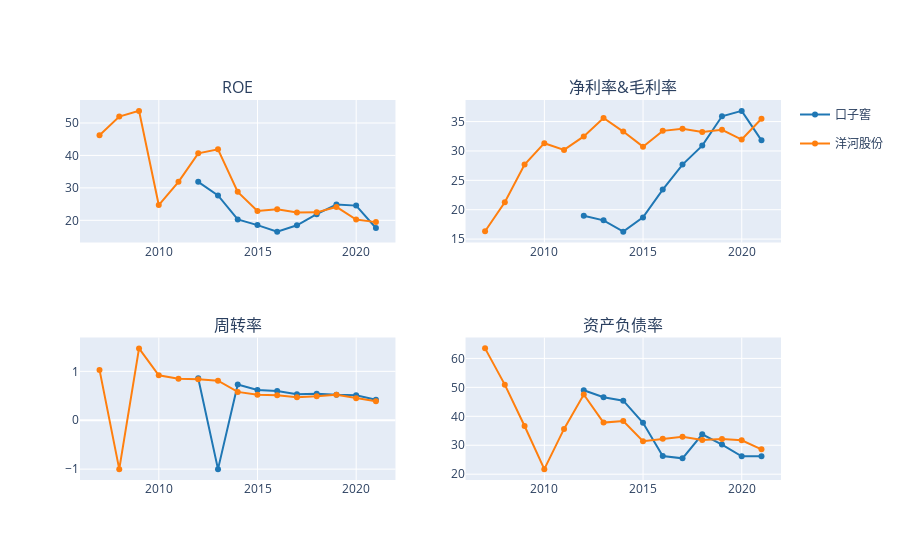

Notebook code for this chart:
### Markdown cell above
## 杜邦分析

### Code cell
fig = make_subplots(2,2, subplot_titles=['ROE','净利率&毛利率','周转率','资产负债率'])

for i,k in enumerate(data_dfs.keys()):
    line_ = dict(color=DEFAULT_PLOTLY_COLORS[i])
    data_df = data_dfs[k]
    
    fig.append_trace(go.Scatter(x=data_df.index, y=data_df.roe,name=k,line=line_,legendgroup=k),1,1)
    fig.append_trace(go.Scatter(x=data_df.index, y=data_df.netprofit_margin,name=k,line=line_,legendgroup=k, showlegend=False),1,2)
    fig.append_trace(go.Scatter(x=data_df.index, y=data_df.assets_turn,name=k,line=line_,legendgroup=k, showlegend=False),2,1)
    fig.append_trace(go.Scatter(x=data_df.index, y=data_df.debt_to_assets,name=k,line=line_,legendgroup=k, showlegend=False),2,2)
    
fig.show()

### Figure 1 — Plotly figure (JSON) as saved in the notebook; plotly's stock layout.template omitted (floating-point values rounded to 4 significant figures)
{"data": [{"legendgroup": "口子窖", "line": {"color": "rgb(31, 119, 180)"}, "name": "口子窖", "type": "scatter", "x": ["2020-12-31", "2019-12-31", "2018-12-31", "2017-12-31", "2016-12-31", "2015-12-31", "2014-12-31", "2013-12-31", "2012-12-31", "2011-12-31"], "xaxis": "x", "y": [17.62, 24.53, 24.85, 21.9, 18.47, 16.51, 18.52, 20.27, 27.68, 31.85], "yaxis": "y"}, {"legendgroup": "口子窖", "line": {"color": "rgb(31, 119, 180)"}, "name": "口子窖", "showlegend": false, "type": "scatter", "x": ["2020-12-31", "2019-12-31", "2018-12-31", "2017-12-31", "2016-12-31", "2015-12-31", "2014-12-31", "2013-12-31", "2012-12-31", "2011-12-31"], "xaxis": "x2", "y": [31.8, 36.82, 35.9, 30.91, 27.68, 23.43, 18.69, 16.27, 18.19, 18.96], "yaxis": "y2"}, {"legendgroup": "口子窖", "line": {"color": "rgb(31, 119, 180)"}, "name": "口子窖", "showlegend": false, "type": "scatter", "x": ["2020-12-31", "2019-12-31", "2018-12-31", "2017-12-31", "2016-12-31", "2015-12-31", "2014-12-31", "2013-12-31", "2012-12-31", "2011-12-31"], "xaxis": "x3", "y": [0.42, 0.51, 0.52, 0.54, 0.53, 0.6, 0.62, 0.73, -1, 0.86], "yaxis": "y3"}, {"legendgroup": "口子窖", "line": {"color": "rgb(31, 119, 180)"}, "name": "口子窖", "showlegend": false, "type": "scatter", "x": ["2020-12-31", "2019-12-31", "2018-12-31", "2017-12-31", "2016-12-31", "2015-12-31", "2014-12-31", "2013-12-31", "2012-12-31", "2011-12-31"], "xaxis": "x4", "y": [26.19, 26.2, 30.25, 33.76, 25.47, 26.3, 37.76, 45.39, 46.58, 49], "yaxis": "y4"}, {"legendgroup": "洋河股份", "line": {"color": "rgb(255, 127, 14)"}, "name": "洋河股份", "type": "scatter", "x": ["2020-12-31", "2019-12-31", "2018-12-31", "2017-12-31", "2016-12-31", "2015-12-31", "2014-12-31", "2013-12-31", "2012-12-31", "2011-12-31", "2010-12-31", "2009-12-31", "2008-12-31", "2007-12-31", "2006-12-31"], "xaxis": "x", "y": [19.44, 20.22, 24.12, 22.45, 22.37, 23.39, 22.85, 28.77, 41.88, 40.65, 31.86, 24.7, 53.73, 51.99, 46.2], "yaxis": "y"}, {"legendgroup": "洋河股份", "line": {"color": "rgb(255, 127, 14)"}, "name": "洋河股份", "showlegend": false, "type": "scatter", "x": ["2020-12-31", "2019-12-31", "2018-12-31", "2017-12-31", "2016-12-31", "2015-12-31", "2014-12-31", "2013-12-31", "2012-12-31", "2011-12-31", "2010-12-31", "2009-12-31", "2008-12-31", "2007-12-31", "2006-12-31"], "xaxis": "x2", "y": [35.47, 31.94, 33.59, 33.23, 33.78, 33.42, 30.73, 33.3, 35.62, 32.47, 30.17, 31.32, 27.7, 21.27, 16.33], "yaxis": "y2"}, {"legendgroup": "洋河股份", "line": {"color": "rgb(255, 127, 14)"}, "name": "洋河股份", "showlegend": false, "type": "scatter", "x": ["2020-12-31", "2019-12-31", "2018-12-31", "2017-12-31", "2016-12-31", "2015-12-31", "2014-12-31", "2013-12-31", "2012-12-31", "2011-12-31", "2010-12-31", "2009-12-31", "2008-12-31", "2007-12-31", "2006-12-31"], "xaxis": "x3", "y": [0.39, 0.45, 0.52, 0.49, 0.47, 0.51, 0.52, 0.58, 0.81, 0.84, 0.85, 0.92, 1.47, -1, 1.03], "yaxis": "y3"}, {"legendgroup": "洋河股份", "line": {"color": "rgb(255, 127, 14)"}, "name": "洋河股份", "showlegend": false, "type": "scatter", "x": ["2020-12-31", "2019-12-31", "2018-12-31", "2017-12-31", "2016-12-31", "2015-12-31", "2014-12-31", "2013-12-31", "2012-12-31", "2011-12-31", "2010-12-31", "2009-12-31", "2008-12-31", "2007-12-31", "2006-12-31"], "xaxis": "x4", "y": [28.58, 31.73, 32.16, 31.82, 32.9, 32.25, 31.4, 38.35, 37.82, 47.53, 35.65, 21.75, 36.65, 50.94, 63.47], "yaxis": "y4"}], "layout": {"annotations": [{"font": {"size": 16}, "showarrow": false, "text": "ROE", "x": 0.225, "xanchor": "center", "xref": "paper", "y": 1, "yanchor": "bottom", "yref": "paper"}, {"font": {"size": 16}, "showarrow": false, "text": "净利率&毛利率", "x": 0.775, "xanchor": "center", "xref": "paper", "y": 1, "yanchor": "bottom", "yref": "paper"}, {"font": {"size": 16}, "showarrow": false, "text": "周转率", "x": 0.225, "xanchor": "center", "xref": "paper", "y": 0.375, "yanchor": "bottom", "yref": "paper"}, {"font": {"size": 16}, "showarrow": false, "text": "资产负债率", "x": 0.775, "xanchor": "center", "xref": "paper", "y": 0.375, "yanchor": "bottom", "yref": "paper"}], "xaxis": {"anchor": "y", "domain": [0, 0.45]}, "xaxis2": {"anchor": "y2", "domain": [0.55, 1]}, "xaxis3": {"anchor": "y3", "domain": [0, 0.45]}, "xaxis4": {"anchor": "y4", "domain": [0.55, 1]}, "yaxis": {"anchor": "x", "domain": [0.625, 1]}, "yaxis2": {"anchor": "x2", "domain": [0.625, 1]}, "yaxis3": {"anchor": "x3", "domain": [0, 0.375]}, "yaxis4": {"anchor": "x4", "domain": [0, 0.375]}}}
